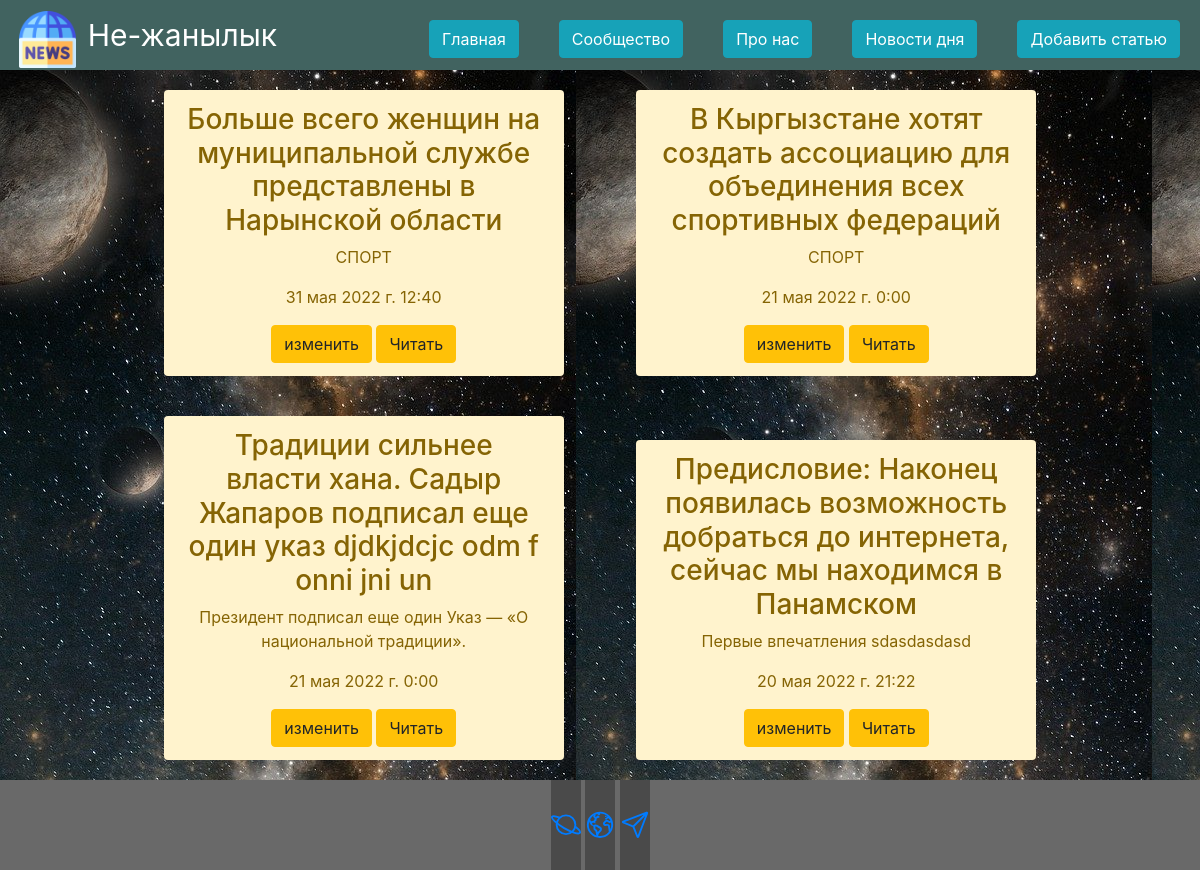
Page /news/ on the committed database.
### news/models.py (models this page shows, shortened)
class Articles(models.Model):
    title = models.CharField('Название', max_length=100)
    anons = models.CharField('Анонс', max_length=150)
    full_text = models.TextField('Статья')
    date = models.DateTimeField('Дата публикации')
    class Meta:
        verbose_name = 'Новость'
        verbose_name_plural = 'Новости'

### news/views.py (the view)
# urls.py: path('', views.news_home, name='news_home'),
def news_home(request):
    news = Articles.objects.order_by('-date')
    return render(request, 'news_home.html', {'news': news})

### news/templates/news_home.html (shortened to what this page needs)
{% extends 'main/layout.html' %}
{% block content %}
<div align="center" class="news-div">
    {% for el in news %}
        <div class="eler eler-war">
            <h3>{{ el.title }}</h3>
            <p>{{ el.anons }}</p>
            <p>{{ el.date }}</p>
            <a class="btn btn-warning" href="{% url 'news-update' el.id %}">изменить</a>
            <a href="{% url 'news-detail' el.id %}" class="btn btn-warning">Читать</a>
        </div>
    {% endfor %}
</div>
{% endblock %}

### main/static/css/index.css (style rules this page uses)
a { text-decoration: none; color: #fff; }
.eler-war { color: #856404; background-color: #fff3cd; border-color: #ffeeba; display: inline-block; }
.eler { position: relative; padding: 0.75rem 1.25rem; border: 1px solid transparent; border-radius: 0.25rem; }
.eler-war { clear: both; width: 400px; margin: 20px 34px; text-align: center; }
body { background-color:#fff; }
.news-div { background: url("../img/nebula.jpg"); background-attachment: fixed; }

### rows in the picture
Articles: title "Больше всего женщин на муниципальной службе представлены в Нарынской области", anons "СПОРТ", date "31 мая 2022 г. 12:40"
Articles: title "В Кыргызстане хотят создать ассоциацию для объединения всех спортивных федераций", anons "СПОРТ", date "21 мая 2022 г. 0:00"
Articles: title "Традиции сильнее власти хана. Садыр Жапаров подписал еще один указ djdkjdcjc odm f onni jni un", anons "Президент подписал еще один Указ — «О национальной традиции».", date "21 мая 2022 г. 0:00"
Articles: title "Предисловие: Наконец появилась возможность добраться до интернета, сейчас мы находимся в Панамском", anons "Первые впечатления sdasdasdasd", date "20 мая 2022 г. 21:22"
